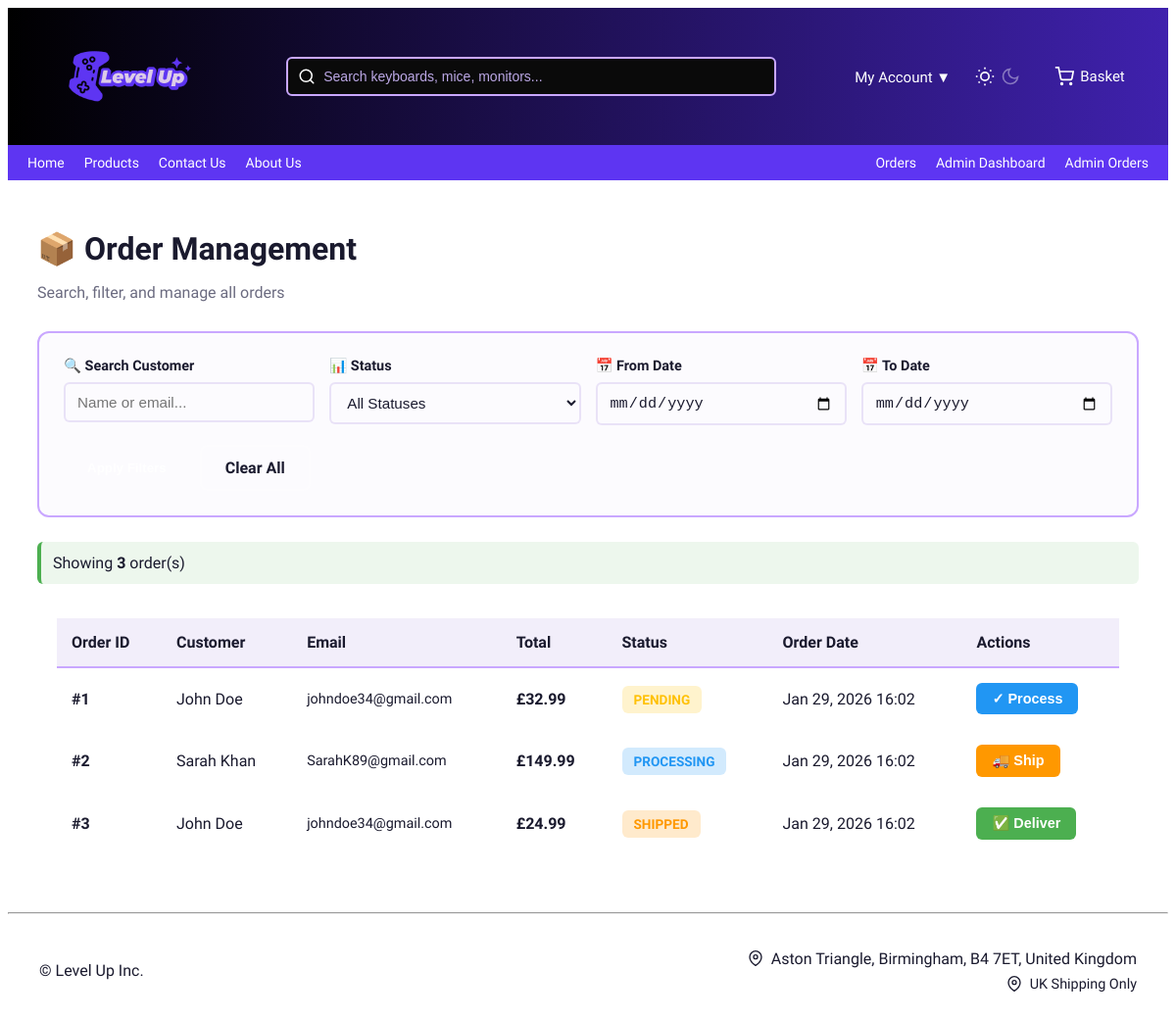
Screenshot of /public/index.php?page=admin-orders (signed in) with the database file from the repository.
### tables this page shows
CREATE TABLE orders (
  order_id INT AUTO_INCREMENT PRIMARY KEY,
  user_id INT NOT NULL,
  total_price DECIMAL(10,2) NOT NULL,

  status ENUM(
    'pending',
    'processing',
    'shipped',
    'delivered',
    'returned'
  ) DEFAULT 'pending',

  address_id INT NULL,
  payment_id INT NULL,

  processed_at TIMESTAMP NULL,
  shipped_at TIMESTAMP NULL,
  delivered_at TIMESTAMP NULL,

  created_at TIMESTAMP DEFAULT CURRENT_TIMESTAMP,

  FOREIGN KEY (user_id) REFERENCES users(user_id),
  FOREIGN KEY (address_id) REFERENCES addresses(address_id),
  FOREIGN KEY (payment_id) REFERENCES payment_methods(payment_id)
);

CREATE TABLE users (
  user_id INT AUTO_INCREMENT PRIMARY KEY,
  name VARCHAR(100) NOT NULL,
  email VARCHAR(150) NOT NULL UNIQUE,
  password VARCHAR(255) NOT NULL,
  role ENUM('customer','admin') DEFAULT 'customer',
  phone VARCHAR(20),

  password_changed BOOLEAN DEFAULT 0,
  last_login TIMESTAMP NULL,

  created_at TIMESTAMP DEFAULT CURRENT_TIMESTAMP
);

### src/Controllers/AdminDashboardController.php (called while the page is built, shortened)
<?php
class AdminDashboardController extends BaseAdminController {
    public function orders() {
        $db = Database::getInstance()->getConnection();
        $sql = "
            SELECT
                o.order_id,
                o.total_price,
                o.status,
                o.created_at,
                u.name AS customer_name,
                u.email AS customer_email
            FROM orders o
            LEFT JOIN users u ON o.user_id = u.user_id
            WHERE 1=1
        ";
        $params = [];
        $sql .= " ORDER BY o.created_at DESC";
        $stmt = $db->prepare($sql);
        $stmt->execute($params);
        $orders = $stmt->fetchAll();
        include __DIR__ . '/../../templates/admin/orders.php';
    }
}

### templates/admin/orders.php (the view, shortened to what this page needs)
<?php include __DIR__ . '/../header.php'; ?>
<div class="admin-orders-container">
    <div class="admin-header">
        <h1>📦 Order Management</h1>
        <p>Search, filter, and manage all orders</p>
    </div>
    <div class="filter-section">
        <form method="GET" action="index.php" class="filter-form">
            <div class="filter-row">
                <div class="filter-group">
                    <label>🔍 Search Customer</label>
                    <input type="text" name="search" placeholder="Name or email..."
                           value="<?= htmlspecialchars($_GET['search'] ?? '') ?>">
                </div>
                <div class="filter-group">
                    <label>📊 Status</label>
                    <select name="status">
                        <option value="">All Statuses</option>
                    </select>
                </div>
                <div class="filter-group">
                    <label>📅 From Date</label>
                    <input type="date" name="date_from" value="<?= htmlspecialchars($_GET['date_from'] ?? '') ?>">
                </div>
                <div class="filter-group">
                    <label>📅 To Date</label>
                    <input type="date" name="date_to" value="<?= htmlspecialchars($_GET['date_to'] ?? '') ?>">
                </div>
            </div>
            <div class="filter-actions">
                <button type="submit" class="btn-filter">Apply Filters</button>
                <a href="index.php?page=admin-orders" class="btn-clear">Clear All</a>
            </div>
        </form>
    </div>
    <div class="results-summary">
        <p>Showing <strong><?= count($orders) ?></strong> order(s)</p>
    </div>
    <div class="table-container">
        <table class="admin-table">
            <thead>
                <tr>
                    <th>Order ID</th>
                    <th>Customer</th>
                    <th>Email</th>
                    <th>Total</th>
                    <th>Status</th>
                    <th>Order Date</th>
                    <th>Actions</th>
                </tr>
            </thead>
            <tbody>
                <?php if (empty($orders)): ?>
                    <tr>
                        <td colspan="7" class="no-results">No orders found matching your criteria</td>
                    </tr>
                <?php else: ?>
                    <?php foreach ($orders as $order): ?>
                        <tr class="order-row">
                            <td><strong>#<?= (int)$order['order_id'] ?></strong></td>
                            <td><?= htmlspecialchars($order['customer_name'] ?? 'Unknown') ?></td>
                            <td class="email-cell"><?= htmlspecialchars($order['customer_email'] ?? 'N/A') ?></td>
                            <td class="price-cell">£<?= number_format((float)$order['total_price'], 2) ?></td>
                            <td>
                                <span class="status-badge status-<?= htmlspecialchars($order['status']) ?>">
                                    <?= ucfirst(htmlspecialchars($order['status'])) ?>
                                </span>
                            </td>
                            <td><?= date('M d, Y H:i', strtotime($order['created_at'])) ?></td>
                            <td class="actions-cell">
                                <?php if ($order['status'] === 'pending'): ?>
                                    <form method="POST" style="display:inline;">
                                        <button type="submit" name="process_order" class="btn-action btn-process">✓ Process</button>
                                    </form>
                                <?php elseif ($order['status'] === 'processing'): ?>
                                    <form method="POST" style="display:inline;">
                                        <button type="submit" name="update_status" class="btn-action btn-ship">🚚 Ship</button>
                                    </form>
                                <?php elseif ($order['status'] === 'shipped'): ?>
                                    <form method="POST" style="display:inline;">
                                        <button type="submit" name="update_status" class="btn-action btn-deliver">✅ Deliver</button>
                                    </form>
                                <?php else: ?>
                                    <span class="text-muted">Completed</span>
                                <?php endif; ?>
                            </td>
                        </tr>
                    <?php endforeach; ?>
                <?php endif; ?>
            </tbody>
        </table>
    </div>
</div>
<?php include __DIR__ . '/../footer.php'; ?>

### public/assets/css/style.css (style rules this page uses)
:root { --bg-primary: #ffffff; --bg-secondary: #f5f5f5; --text-primary: #1a1a2e; --text-secondary: #6b6b80; --highlight-color: #5e35f2; --highlight-dark: #3f21ad; --danger: #ff4f4f; --lavender: #C9A7FF; --border-color: #e6e6ee; --shadow: 0 4px 16px rgba(0,0,0,0.06); --shadow-lg: 0 12px 40px rgba(0,0,0,0.12); }
body { background-color: var(--bg-primary); color: var(--text-primary); font-family: "Science Gothic", sans-serif; font-optical-sizing: auto; font-weight: 300; font-variation-settings: "slnt" 0, "wdth" 100, "CTRS" 0; transition: background-color 0.3s, color 0.3s; }

### templates/admin/orders.php (style rules this page uses)
.admin-orders-container { max-width: 1400px; margin: 0 auto; padding: 30px; }
.admin-header { margin-bottom: 30px; }
.admin-header h1 { color: var(--text-primary); margin-bottom: 5px; }
.admin-header p { color: var(--text-secondary); }
.filter-section { background: rgba(188, 168, 230, 0.05); border: 2px solid var(--lavender); border-radius: 12px; padding: 25px; margin-bottom: 25px; }
.filter-form { display: flex; flex-direction: column; gap: 20px; }
.filter-row { display: grid; grid-template-columns: repeat(auto-fit, minmax(200px, 1fr)); gap: 15px; }
.filter-group { display: flex; flex-direction: column; gap: 8px; }
.filter-group label { color: var(--text-primary); font-weight: 600; font-size: 0.9rem; }
.filter-group input, .filter-group select { padding: 10px 12px; border: 2px solid rgba(188, 168, 230, 0.3); border-radius: 6px; background: rgba(255, 255, 255, 0.05); color: var(--text-primary); font-size: 0.95rem; }
.filter-actions { display: flex; gap: 10px; }
.btn-filter, .btn-clear { padding: 12px 24px; border-radius: 8px; font-weight: 600; cursor: pointer; transition: all 0.3s ease; text-decoration: none; display: inline-block; border: none; }
.btn-filter { background: var(--highlight); color: white; }
.btn-clear { background: rgba(255, 255, 255, 0.1); color: var(--text-primary); border: 2px solid rgba(255, 255, 255, 0.2); }
.results-summary { margin-bottom: 15px; padding: 12px; background: rgba(76, 175, 80, 0.1); border-left: 4px solid #4caf50; border-radius: 6px; }
.results-summary p { margin: 0; color: var(--text-primary); }
.table-container { overflow-x: auto; background: rgba(255, 255, 255, 0.02); border-radius: 12px; padding: 20px; }
.admin-table { width: 100%; border-collapse: collapse; }
.admin-table thead { background: rgba(188, 168, 230, 0.2); }
.admin-table th { padding: 15px; text-align: left; color: var(--text-primary); font-weight: 600; border-bottom: 2px solid var(--lavender); }
.admin-table td { padding: 15px; border-bottom: 1px solid rgba(255, 255, 255, 0.1); color: var(--text-primary); }
.email-cell { font-size: 0.9rem; color: var(--text-secondary); }
.price-cell { font-weight: 600; color: var(--highlight); }
.status-badge { padding: 6px 12px; border-radius: 6px; font-size: 0.85rem; font-weight: 600; text-transform: uppercase; white-space: nowrap; }
.status-pending { background: rgba(255, 193, 7, 0.2); color: #ffc107; }
.status-processing { background: rgba(33, 150, 243, 0.2); color: #2196F3; }
.status-shipped { background: rgba(255, 152, 0, 0.2); color: #ff9800; }
.actions-cell { white-space: nowrap; }
.btn-action { padding: 8px 16px; border: none; border-radius: 6px; font-weight: 600; cursor: pointer; transition: all 0.3s ease; font-size: 0.9rem; }
.btn-process { background: #2196F3; color: white; }
.btn-ship { background: #ff9800; color: white; }
.btn-deliver { background: #4caf50; color: white; }

### rows the page displays
orders: order_id "1", user.name "John Doe", user.email "johndoe34@gmail.com", total_price "32.99", status "PENDING", created_at "Jan 29, 2026 16:02"
orders: order_id "2", user.name "Sarah Khan", user.email "SarahK89@gmail.com", total_price "149.99", status "PROCESSING", created_at "Jan 29, 2026 16:02"
orders: order_id "3", user.name "John Doe", user.email "johndoe34@gmail.com", total_price "24.99", status "SHIPPED", created_at "Jan 29, 2026 16:02"

### other values shown
count($orders) "3"
